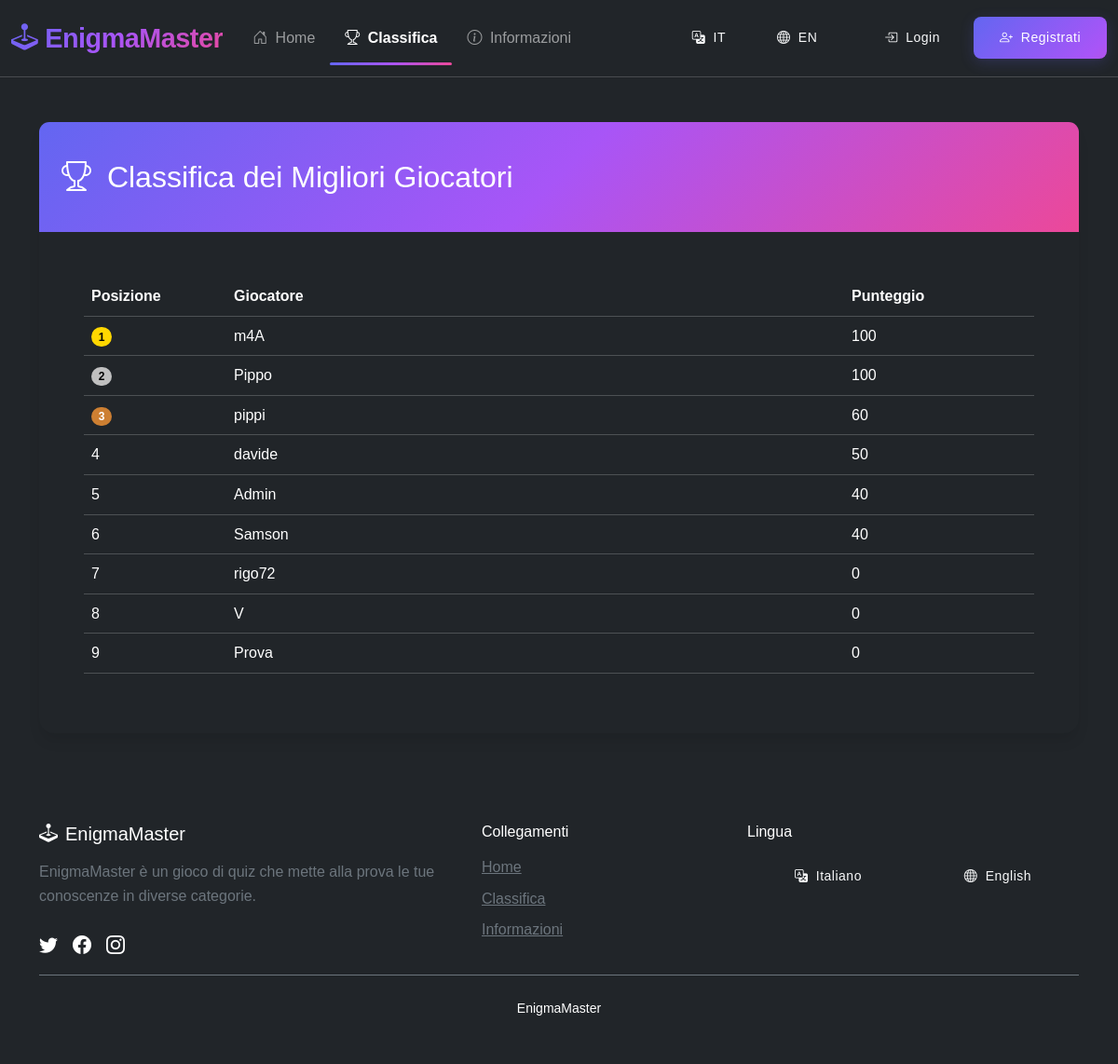
The page /leaderboard.php on the database its author committed.
### tables this page shows
CREATE TABLE utenti (
    id INT AUTO_INCREMENT PRIMARY KEY,
    nome VARCHAR(100) NOT NULL,
    email VARCHAR(150) UNIQUE NOT NULL,
    password VARCHAR(255) NOT NULL,
    is_admin BOOLEAN DEFAULT FALSE,
    data_reg TIMESTAMP DEFAULT CURRENT_TIMESTAMP
);

### leaderboard.php (the view, shortened to what this page needs)
<?php
$language = isset($_SESSION['lang']) ? $_SESSION['lang'] : 'it';
include 'config.php';
$query = "
    SELECT u.nome, COALESCE(l.punteggio, 0) AS punteggio
    FROM utenti u
    LEFT JOIN leaderboard l ON u.id = l.utente_id
    ORDER BY punteggio DESC
    LIMIT 50
";
$result = mysqli_query($conn, $query);
?>
<!DOCTYPE html>
<html lang="<?= $language ?>" data-bs-theme="dark">
<head>
    <link href="https://cdn.jsdelivr.net/npm/bootstrap@5.3.2/dist/css/bootstrap.min.css" rel="stylesheet">
    <link rel="stylesheet" href="https://cdn.jsdelivr.net/npm/bootstrap-icons@1.11.1/font/bootstrap-icons.css">
    <link rel="stylesheet" href="./css/style.css">
</head>
<body class="d-flex flex-column min-vh-100 bg-dark text-light">
    <?php include 'components/navbar.php'; ?>
    <main class="flex-grow-1 py-5">
        <div class="container">
            <div class="card bg-dark border-primary shadow-lg">
                <div class="card-header bg-primary text-white">
                    <h2 class="mb-0">
                        <i class="bi bi-trophy me-2"></i>
                        <?= $lang['leaderboard_title'] ?>
                    </h2>
                </div>
                <div class="card-body">
                    <div class="table-responsive">
                        <table class="table table-dark table-hover align-middle">
                            <thead>
                                <tr>
                                    <th width="15%"><?= $lang['position'] ?></th>
                                    <th><?= $lang['player'] ?></th>
                                    <th width="20%"><?= $lang['score'] ?></th>
                                </tr>
                            </thead>
                            <tbody>
                                <?php
                                $posizione = 1;
                                if (mysqli_num_rows($result) > 0):
                                    while ($row = mysqli_fetch_assoc($result)):
                                        $highlight = isset($_SESSION['utente_id']) && $row['nome'] === $_SESSION['nome'] ? 'bg-primary bg-opacity-25' : '';
                                ?>
                                    <tr class="<?= $highlight ?>">
                                        <td>
                                            <?php if ($posizione <= 3): ?>
                                                <span class="badge bg-<?=
                                                    $posizione === 1 ? 'gold' :
                                                    ($posizione === 2 ? 'silver' : 'bronze')
                                                ?> me-2">
                                                    <?= $posizione ?>
                                                </span>
                                            <?php else: ?>
                                                <?= $posizione ?>
                                            <?php endif; ?>
                                        </td>
                                        <td><?= htmlspecialchars($row['nome']) ?></td>
                                        <td><?= $row['punteggio'] ?></td>
                                    </tr>
                                <?php
                                        $posizione++;
                                    endwhile;
                                else:
                                ?>
                                    <tr>
                                        <td colspan="3" class="text-center py-4"><?= $lang['no_data_available'] ?></td>
                                    </tr>
                                <?php endif; ?>
                            </tbody>
                        </table>
                    </div>
                </div>
            </div>
        </div>
    </main>
    <?php include 'components/footer.php'; ?>
</body>
</html>

### css/style.css (style rules this page uses)
:root { --bs-primary: #6366f1; --bs-primary-rgb: 99, 102, 241; --bs-primary-hover: #4f46e5; --bs-secondary: #94a3b8; --bs-dark: #1e293b; --bs-light: #f8fafc; --bs-gradient: linear-gradient(135deg, #6366f1 0%, #a855f7 50%, #ec4899 100%); --bs-glass-bg: rgba(255, 255, 255, 0.85); --bs-glass-border: rgba(255, 255, 255, 0.18); --bs-border-radius: 12px; --bs-border-radius-lg: 16px; --bs-border-radius-sm: 8px; --bs-box-shadow: 0 4px 6px -1px rgba(0,0,0,0.1); --bs-box-shadow-lg: 0 10px 15px -3px rgba(0,0,0,0.1); }
body { font-family: 'Poppins', sans-serif; background-color: var(--bs-light); color: var(--bs-dark); min-height: 100vh; display: flex; flex-direction: column; line-height: 1.6; }
.card { --bs-card-border-radius: var(--bs-border-radius-lg); --bs-card-border-width: 0; --bs-card-box-shadow: var(--bs-box-shadow-lg); --bs-card-cap-padding-y: 2.5rem; --bs-card-cap-padding-x: 1.5rem; --bs-card-spacer-y: 3rem; --bs-card-spacer-x: 3rem; transition: transform 0.3s ease, box-shadow 0.3s ease; }
.card-header { background: var(--bs-gradient) !important; color: white !important; border-bottom: none !important; }
.bg-gold { background-color: gold; color: black; }
.bg-silver { background-color: silver; color: black; }
.bg-bronze { background-color: #cd7f32; color: white; }

### rows shown on the page
utenti: nome "m4A", punteggio "100"
utenti: nome "Pippo", punteggio "100"
utenti: nome "pippi", punteggio "60"
utenti: nome "davide", punteggio "50"
utenti: nome "Admin", punteggio "40"
utenti: nome "Samson", punteggio "40"
utenti: nome "rigo72", punteggio "0"
utenti: nome "V", punteggio "0"
utenti: nome "Prova", punteggio "0"

### other values the page prints
$lang['home'] "Home"
$lang['leaderboard'] "Classifica"
$lang['information'] "Informazioni"
$lang['login'] "Login"
$lang['register'] "Registrati"
$lang['leaderboard_title'] "Classifica dei Migliori Giocatori"
$lang['position'] "Posizione"
$lang['player'] "Giocatore"
$lang['score'] "Punteggio"
$lang['game_description'] "EnigmaMaster è un gioco di quiz che mette alla prova le tue conoscenze in diverse categorie."
$lang['links'] "Collegamenti"
$lang['language'] "Lingua"
